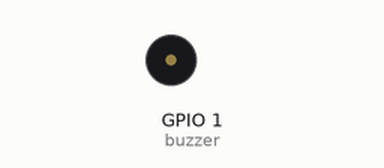
This program was run on a simulated ESP32 board running MicroPython. On the bench: buzzer (waves = sounding).

Above: at 1.4 s.
At 7.75 s:
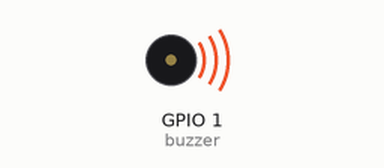
Timing chart, 0 to 8.1 s (numbered marks = the images above):
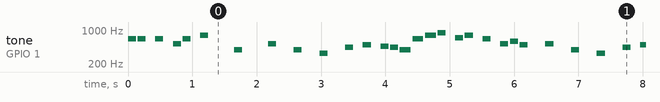

Measured:
- by itself, tone on GPIO 1 (buzzer): plays 659 Hz for 0.13 s, 659 Hz for 0.13 s, 659 Hz for 0.13 s, 523 Hz for 0.13 s, 659 Hz for 0.13 s, 784 Hz for 0.13 s … (436 notes in this stretch)

The program:

main.py
```python
from machine import Pin, PWM
from time import sleep_ms

BUZZER_PIN = 1

buzzer = PWM(Pin(BUZZER_PIN))
buzzer.duty_u16(0)

NOTE_E4  = 330
NOTE_G4  = 392
NOTE_A4  = 440
NOTE_AS4 = 466
NOTE_B4  = 494
NOTE_C5  = 523
NOTE_D5  = 587
NOTE_E5  = 659
NOTE_F5  = 698
NOTE_G5  = 784
NOTE_A5  = 880
REST = 0

melody = [
    (NOTE_E5, 125), (NOTE_E5, 125), (REST, 125),
    (NOTE_E5, 125), (REST, 125), (NOTE_C5, 125),
    (NOTE_E5, 125), (REST, 125), (NOTE_G5, 125),
    (REST, 375), (NOTE_G4, 125), (REST, 375),

    (NOTE_C5, 125), (REST, 250), (NOTE_G4, 125),
    (REST, 250), (NOTE_E4, 125), (REST, 250),
    (NOTE_A4, 125), (REST, 125), (NOTE_B4, 125),
    (REST, 125), (NOTE_AS4, 125), (NOTE_A4, 125),

    (NOTE_G4, 170), (NOTE_E5, 170), (NOTE_G5, 170),
    (NOTE_A5, 125), (REST, 125), (NOTE_F5, 125),
    (NOTE_G5, 125), (REST, 125), (NOTE_E5, 125),
    (REST, 125), (NOTE_C5, 125), (NOTE_D5, 125),
    (NOTE_B4, 125), (REST, 250),

    (NOTE_C5, 125), (REST, 250), (NOTE_G4, 125),
    (REST, 250), (NOTE_E4, 125), (REST, 250),
    (NOTE_A4, 125), (REST, 125), (NOTE_B4, 125),
    (REST, 125), (NOTE_AS4, 125), (NOTE_A4, 125),

    (NOTE_G4, 170), (NOTE_E5, 170), (NOTE_G5, 170),
    (NOTE_A5, 125), (REST, 125), (NOTE_F5, 125),
    (NOTE_G5, 125), (REST, 125), (NOTE_E5, 125),
    (REST, 125), (NOTE_C5, 125), (NOTE_D5, 125),
    (NOTE_B4, 125), (REST, 250),
]

def play_tone(freq, duration):
    if freq == REST:
        buzzer.duty_u16(0)
        sleep_ms(duration)
    else:
        buzzer.freq(freq)
        buzzer.duty_u16(32768)
        sleep_ms(duration)
        buzzer.duty_u16(0)
        sleep_ms(25)

while True:
    for note, duration in melody:
        play_tone(note, duration)
    sleep_ms(1500)
```
